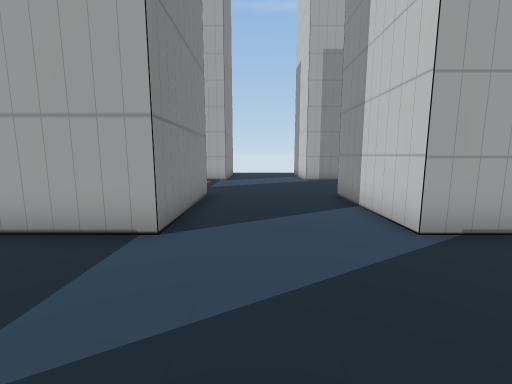
view 1 (above)

24 first-person views from a walk through a Unity game level. The camera is 1.2 m above the floor, tilts 8° down and sees 90° across. The floor is counted in squares, 1 m on a side. Each view is taken from the middle of a square. On the plan, view 1 faces up. The plan holds only what a view shows up to about 12 squares ahead; the rest is blank. The place goes on beyond the plan. The player is left out. Some animated figures are not drawn. Door leaves are left out, so doorways stand open. Some surface patterns are stand-ins.

view 2
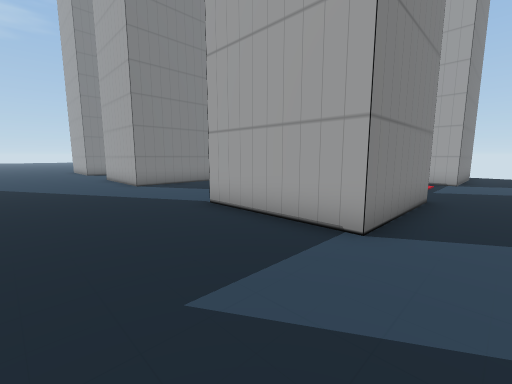

view 3
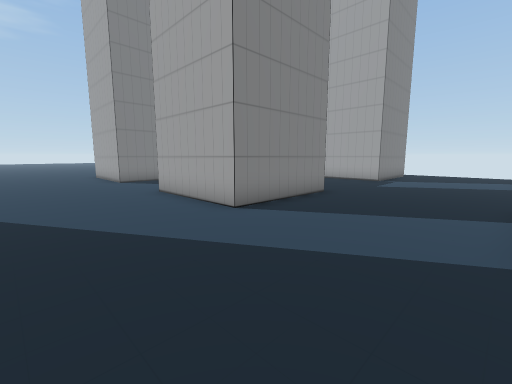

view 4
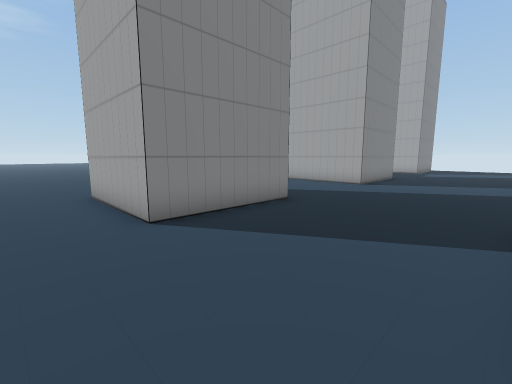

view 5
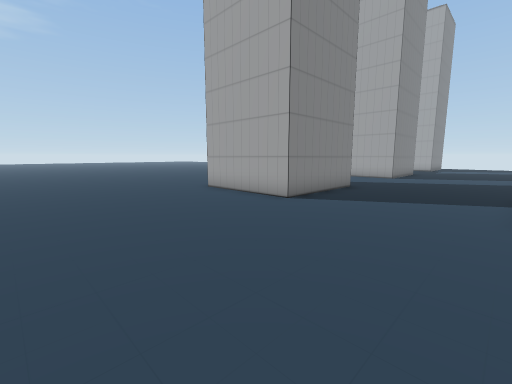

view 6
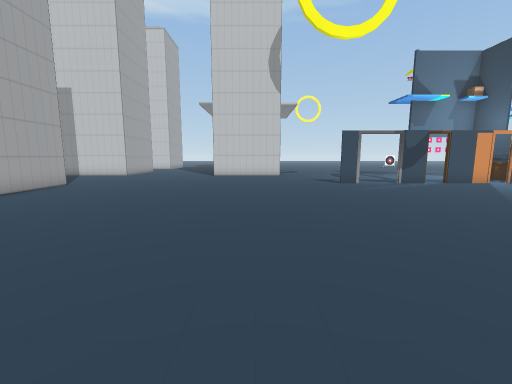

view 7
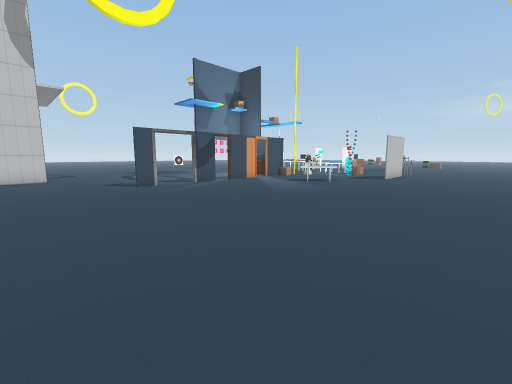

view 8
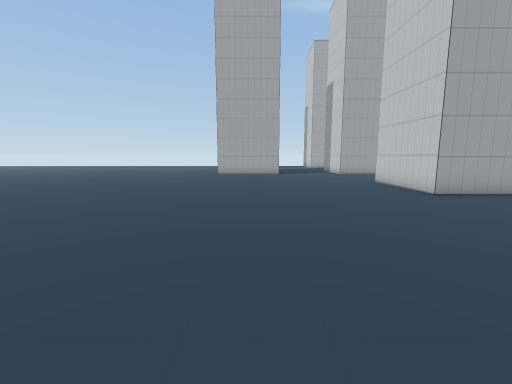

view 9
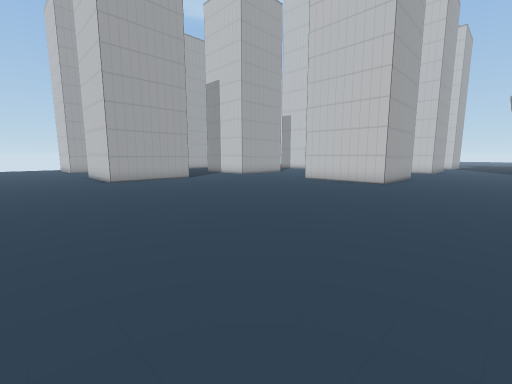

view 10
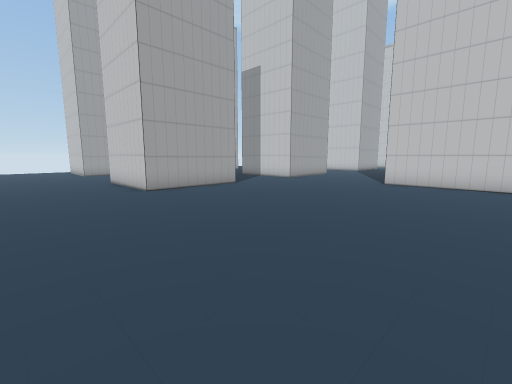

view 11
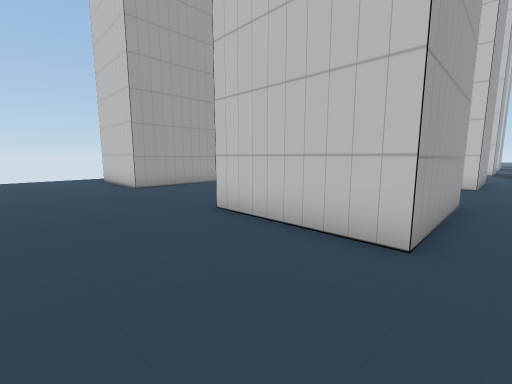

view 12
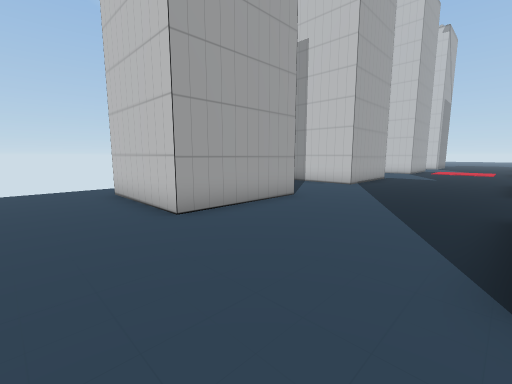

view 13
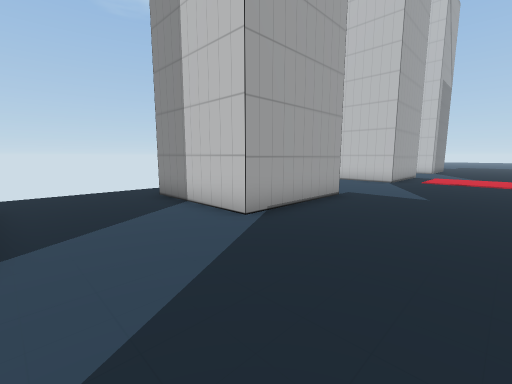

view 14
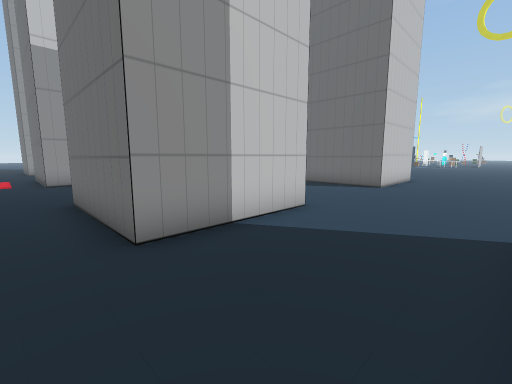

view 15
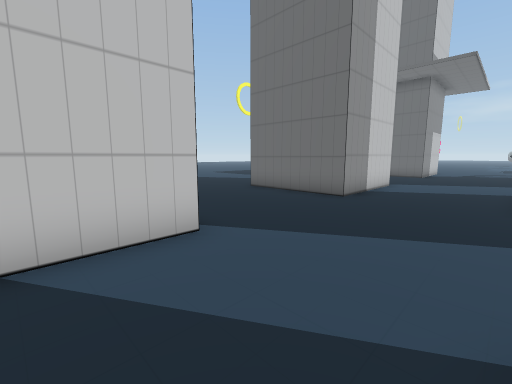

view 16
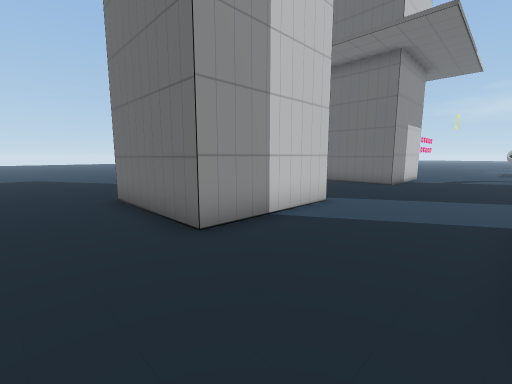

view 17
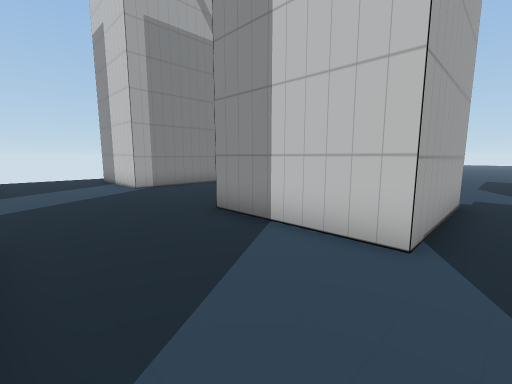

view 18
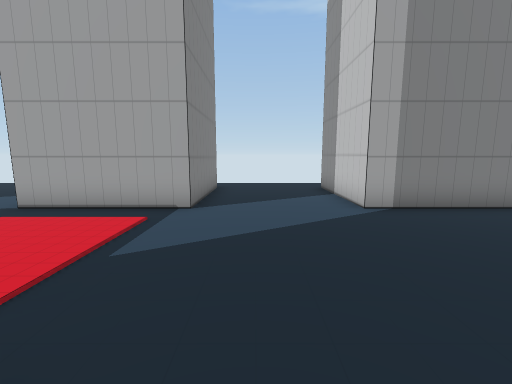

view 19
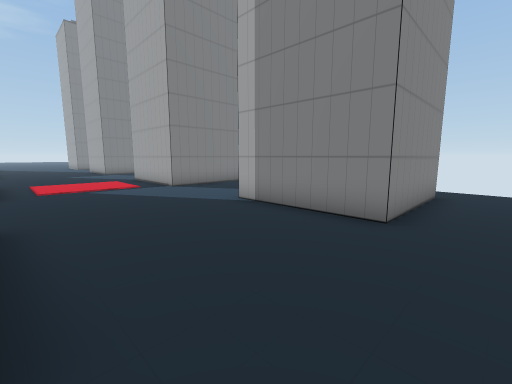

view 20
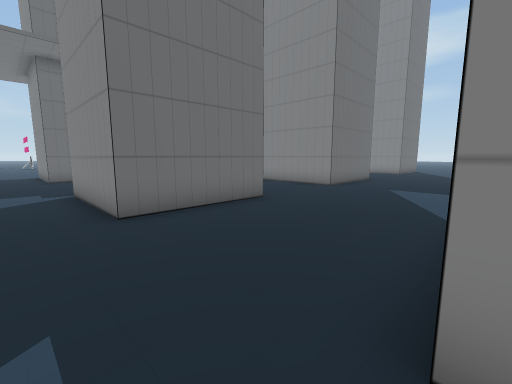

view 21
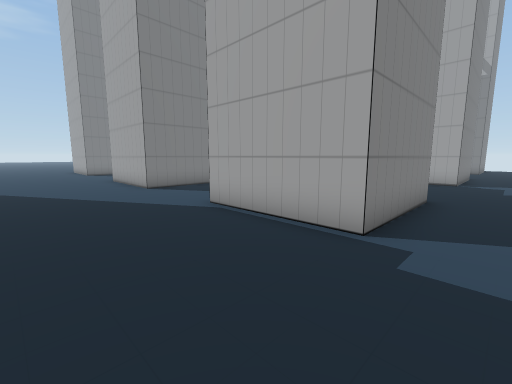

view 22
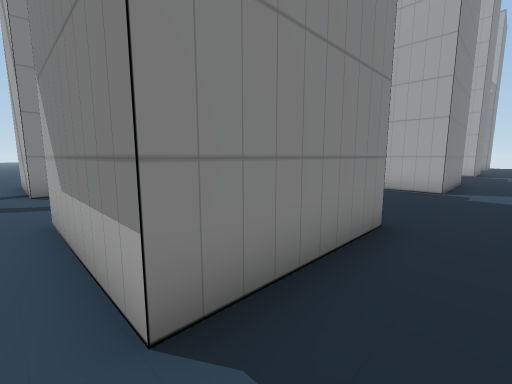

view 23
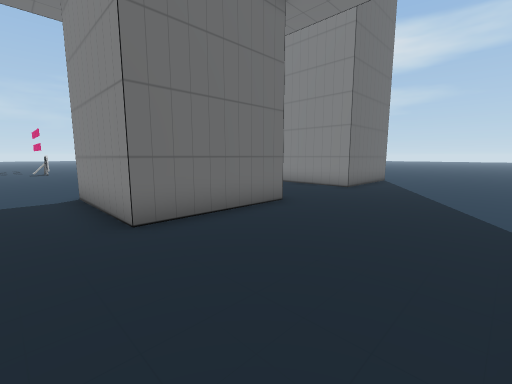

view 24
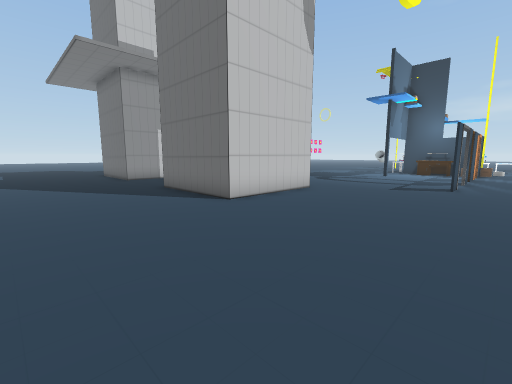

### Floor plan
Points are (right, up) in squares from view 1. A wall is a line through its corners. A room is listed if a view was taken in it or the views show most of it. See-through windows are left out.
Room 1 (views 1, 2, 3, 4, 5, 6, 7, 8, 9, 10, 11, 12, 13, 14, 15, 16, 17, 18, 19, 20, 21, 22, 23, 24)
walls: (-10.5, -1.1) (-10.5, -5.2) (-14.5, -5.2) (-14.5, -1.2) (-11.1, -1.2); (-10.5, 3.8) (-14.5, 3.8) (-14.5, 7.8) (-10.5, 7.8) (-10.5, 3.8); (-4, -1.2) (-1.5, -1.2) (-1.5, -5.2) (-5.4, -5.2); (-5.5, 6.9) (-5.5, 7.8) (-2, 7.8); (-18.5, 4.8) (-18.5, 3.8) (-22.5, 3.8) (-22.5, 7.9); (2.5, -1.2) (6.5, -1.2) (6.5, -5.2) (2.5, -5.2) (2.5, -1.2); (-1.5, 7.9) (-1.5, 3.8) (-5.5, 3.8); (-5.5, -14.4) (-5.5, -10.4) (-1.5, -10.4) (-1.5, -14.4) (-2.5, -14.4); (-10.4, 12.8) (-14.5, 12.8) (-14.5, 16.9); (-9.7, -17.6) (-9.7, -16.8); (2.5, -12.8) (2.5, -10.4) (6.5, -10.4) (6.5, -14.4); (-18.4, 12.8) (-22.5, 12.8) (-22.5, 16.9); (-9.7, -20.6) (-9.7, -19.2); (6.5, 6.8) (6.5, 3.8) (2.5, 3.8) (2.5, 7.9); (-1.5, 16.9) (-1.5, 12.8) (-5.5, 12.8) (-5.5, 13.8); (-9.7, -23.5) (-9.7, -21.4); (6.5, 16.9) (6.5, 12.8) (2.5, 12.8) (2.5, 16.9)
ways out: opening at (-3.3, -15.7); opening at (7.5, -15.5); open door at (-10, -24); open door at (-10, -21); open door at (-10, -18.5)

Positions as (right, up) in squares from view 1, and headings:
1: (0, 0), facing up
2: (0, 0), facing up-left
3: (-6, 0), facing up-left
4: (-6, -7), facing up-left
5: (-6, -11), facing up-left
6: (-21, -13), facing right
7: (-20, -13), facing down-right
8: (-20, -13), facing up
9: (-26, -9), facing up-right
10: (-26, -5), facing up-right
11: (-26, 3), facing up-right
12: (-25, 8), facing up-right
13: (-18, 9), facing up-right
14: (-18, 9), facing down-right
15: (-1, 6), facing down-right
16: (-1, 1), facing down-right
17: (-1, 3), facing up-right
18: (0, 7), facing up
19: (8, 8), facing up-left
20: (8, 4), facing down-left
21: (8, -9), facing up-left
22: (8, -15), facing up-left
23: (8, -6), facing down-left
24: (-11, -6), facing down-right
